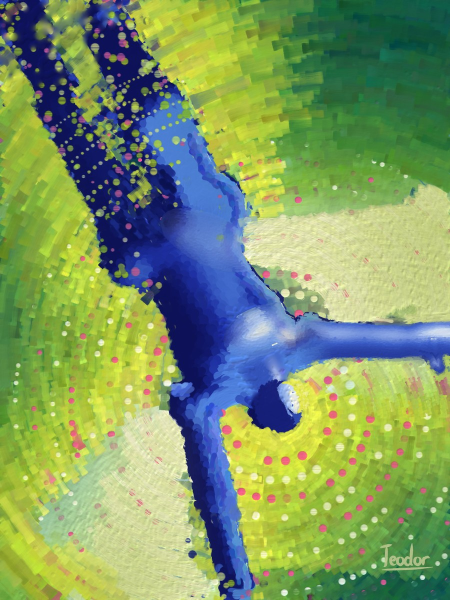
#> input picture rounds/14-the-field-turns-over/painting.jpg, 900 x 1200 px (shown at 1/2 size)
$ python compose.py ../painting.jpg ../painting.jpg 1.0 1.0
#> lines starting #> are read from the running program, lines starting #| are printed output that depends on the picture; after the words box and inside, x2 and y2 are one past the last pixel; in counts of white or black regions, pixels touching at a corner belong together
# schema L: field value gradient, snow-angel wings (pressed bright grass), short contact shadow, dot-rings
import numpy as np, sys, math
from PIL import Image, ImageDraw, ImageFilter
from scipy.ndimage import distance_transform_edt, binary_opening, binary_closing, gaussian_filter, binary_fill_holes
from scipy.spatial import ConvexHull
A=np.asarray(Image.open(sys.argv[1]).convert('RGB')).astype(float)/255; out=sys.argv[2]
H,W=A.shape[:2]; r,g,b=A[...,0],A[...,1],A[...,2]
#> after `H, W = A.shape[:2]`: H = 1200; W = 900
body=binary_opening((b>r+0.15)&(b>g+0.04),iterations=2); body=binary_fill_holes(binary_closing(body,iterations=3))
#> after `body = binary_opening((b > r + 0.15) & (b > g + 0.04), iterations=2)`:
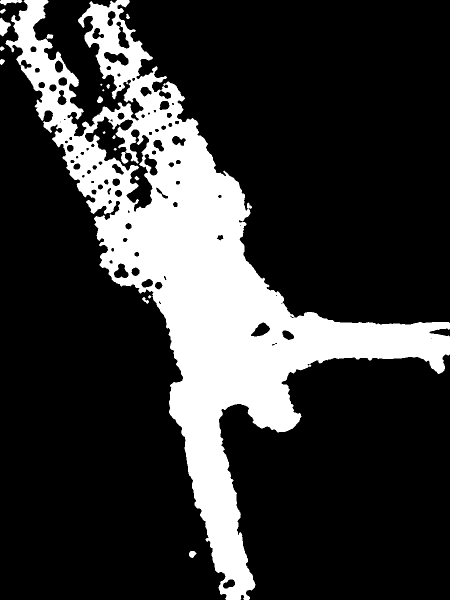
#> body: shape (1200, 900) bool (shown at 1/2 size); 21.7% white; 20 white regions (2 under 20 px), largest, box (x1, y1, x2, y2) and area: (11, 0, 900, 1200) 232586, (0, 35, 22, 73) 474, (0, 0, 45, 11) 284
#> after `body = binary_fill_holes(binary_closing(body, iterations=3))`: body: shape (1200, 900) bool; 23.6% white; 12 white regions (2 under 20 px), largest, box (x1, y1, x2, y2) and area: (11, 3, 897, 1197) 254239, (3, 36, 22, 73) 377, (378, 1102, 393, 1116) 149
ghost=binary_opening((r>g+0.25)&((r>b+0.15)|(b>g+0.25)) & ~body,iterations=2)
#> ghost: shape (1200, 900) bool; 0.81% white; 73 white regions (4 under 20 px), largest, box (x1, y1, x2, y2) and area: (141, 859, 170, 900) 528, (444, 851, 464, 869) 277, (595, 902, 614, 920) 260
yy,xx=np.mgrid[0:H,0:W]
# head centre (given) and torso
hx,hy=float(sys.argv[3]),float(sys.argv[4])
# wings: convex hull of ghost + nearby arms, per side (split by line through head along torso axis)
def hull_mask(m):
    pts=np.argwhere(m)[:, ::-1]
    if len(pts)<10: return np.zeros_like(m)
    hl=ConvexHull(pts); poly=[tuple(pts[i]) for i in hl.vertices]
    im=Image.new('L',(W,H),0); ImageDraw.Draw(im).polygon(poly,fill=255); return np.asarray(im)>0
side=(xx-hx)*0.55-(yy-hy)*0.83>0   # crude split
armzone=((xx-hx)**2+(yy-hy)**2)<520**2
wing=np.zeros((H,W),bool)
for s in (side,~side):
    m=(ghost|(body&armzone&(np.hypot(xx-hx,yy-hy)>120)))&s&armzone
    wing|=hull_mask(ghost&s|(m&binary_opening(m,iterations=6)))
#> this loop made 2 passes
#> pass 1, `m=(ghost|(body&armzone&(np.hypot(xx-hx,yy-hy)>120)))&s&armzone`:
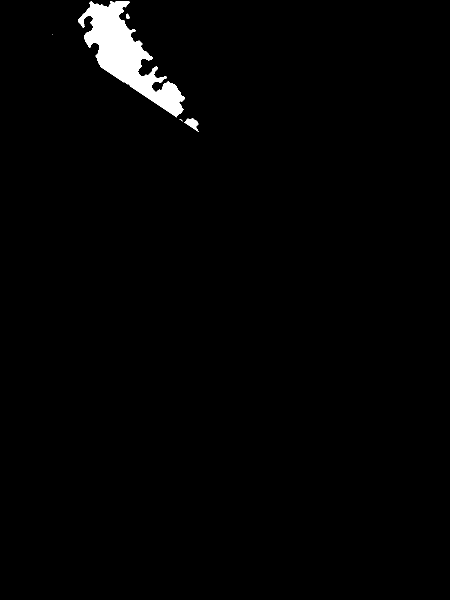
#> m: shape (1200, 900) bool (shown at 1/2 size); 1.6% white; 5 white regions (2 under 20 px), largest, box (x1, y1, x2, y2) and area: (156, 3, 370, 235) 17120, (368, 236, 398, 264) 374, (252, 27, 260, 38) 55
#> after the loop:
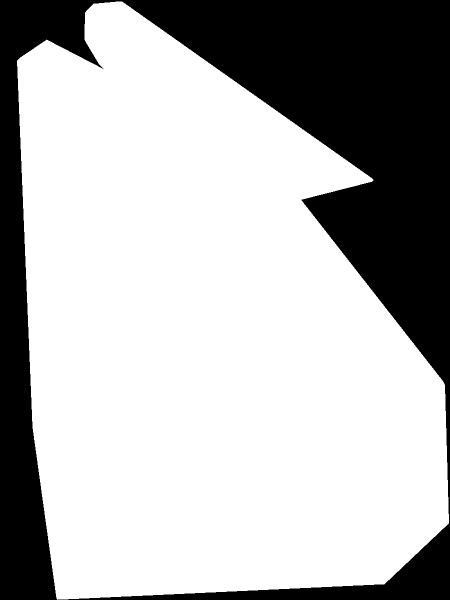
#> wing: shape (1200, 900) bool (shown at 1/2 size); 70.2% white; 1 black region, box (x1, y1, x2, y2) and area: (0, 0, 900, 1200) 321501
wing&=~body
#> wing: shape (1200, 900) bool; 47.7% white; 18 white regions (11 under 20 px), largest, box (x1, y1, x2, y2) and area: (34, 122, 451, 1200) 227719, (438, 714, 898, 1181) 169120, (238, 10, 795, 649) 106735
dout=distance_transform_edt(~body); din=distance_transform_edt(body)
dw=distance_transform_edt(~(body|(gaussian_filter(wing.astype(float),38)>0.45)|ghost))
# field: far = deep viridian, near = acid yellow-green, wing = pale lemon-white
far=(np.clip((dw-40)/380,0,1)**0.8)[...,None]
near=np.array([0.80,0.88,0.20]); deep=np.array([0.10,0.42,0.30])
F=near*(1-far)+deep*far
# grass flicker
rng=np.random.default_rng(7); n=gaussian_filter(rng.normal(0,1,(H,W)),6); F=F*(1+0.10*n[...,None])
wingglow=np.clip(gaussian_filter(wing.astype(float),38)*0.75+gaussian_filter(ghost.astype(float),7)*0.9,0,1)
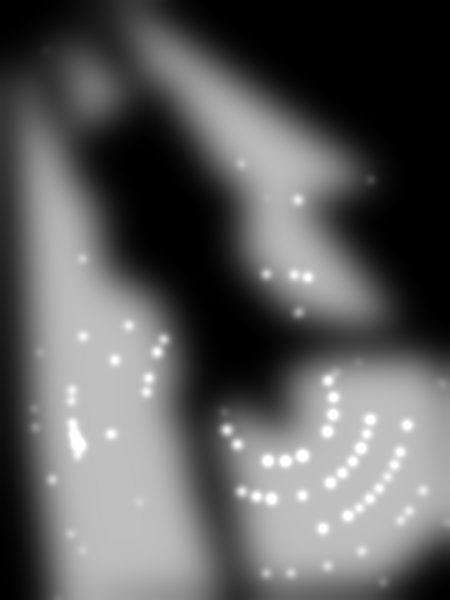
#> wingglow: shape (1200, 900) float64 (shown at 1/2 size); min 0, max 1, mean 0.365
wingcol=np.array([1.0,0.98,0.80])
F=F*(1-wingglow[...,None]*0.92)+wingcol*wingglow[...,None]*0.92
# halo of light close to the body edge (bleached grass), short
halo=np.exp(-dout/45)*(~body); F=F*(1-0.55*halo[...,None])+np.array([1,0.97,0.75])*0.55*halo[...,None]
# contact shadow: original shadow, only within 70 px of body, teal
lum=0.3*r+0.6*g+0.1*b; shadow=(lum<0.45)&~body&~ghost&(dout<70)&(dout>3)
#> after `lum = 0.3 * r + 0.6 * g + 0.1 * b`:
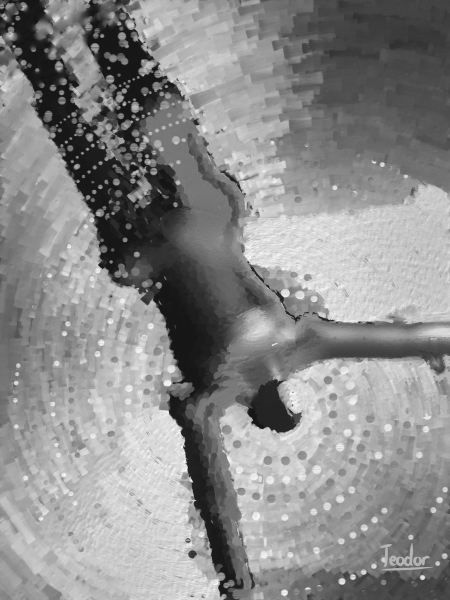
#> lum: shape (1200, 900) float64 (shown at 1/2 size); min 0.02, max 0.996, mean 0.549
#> after `shadow = (lum < 0.45) & ~body & ~ghost & (dout < 70) & (dout > 3)`: shadow: shape (1200, 900) bool; 0.56% white; 257 white regions (207 under 20 px), largest, box (x1, y1, x2, y2) and area: (77, 29, 137, 70) 695, (0, 98, 40, 133) 525, (10, 7, 49, 43) 522
sh=gaussian_filter(shadow.astype(float),3)*np.clip(1-dout/80,0,1)
F=F*(1-0.75*sh[...,None])+np.array([0.05,0.30,0.36])*0.75*sh[...,None]
# body: keep render, push cobalt; lit planes toward cerulean
B=A.copy(); bl=0.3*B[...,0]+0.6*B[...,1]+0.1*B[...,2]
cob=np.array([0.11,0.20,0.72]); cer=np.array([0.40,0.66,0.98]); dark=np.array([0.05,0.07,0.38])
t=np.clip((bl-0.18)/0.25,0,1)[...,None]
Bc=np.where(t<0.5, dark*(1-2*t)+cob*2*t, cob*(2-2*t)+cer*(2*t-1))
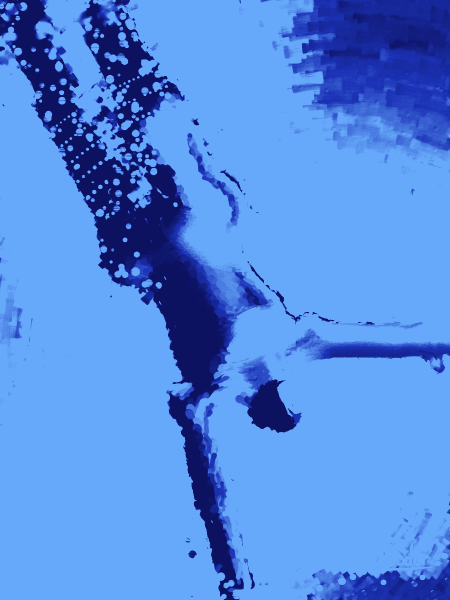
#> Bc: shape (1200, 900, 3) float64 (shown at 1/2 size); mean of channels 0, 1, 2 0.326, 0.538, 0.878; drawn as R, G, B
img=np.where(body[...,None],Bc,F)
im=Image.fromarray((np.clip(img,0,1)*255).astype(np.uint8)); d=ImageDraw.Draw(im)
# dot rings: rows along distance contours from body|wing
def ring_pts(dist,band,spacing,mask):
    cand=np.argwhere((np.abs(dist-band)<1.0)&mask); rng.shuffle(cand); pts=[]
    grid={}
    for y,x in cand:
        k=(x//spacing,y//spacing); ok=True
        for dx in (-1,0,1):
            for dy in (-1,0,1):
                for (px,py) in grid.get((k[0]+dx,k[1]+dy),[]):
                    if (px-x)**2+(py-y)**2<spacing**2: ok=False;break
                if not ok:break
            if not ok:break
        if ok: pts.append((x,y)); grid.setdefault(k,[]).append((x,y))
    return pts
calm=np.hypot(xx-1150,yy-80)>430   # upper-right corner rests
cols=[(255,92,150),(255,252,235),(255,92,150),(40,190,200),(255,252,235)]
for k,band in enumerate(range(30,470,46)):
    rad=max(3.5,13-k*1.0); sp=int(rad*5.2)
    for (x,y) in ring_pts(dw,band,sp,~body&calm):
        fade=1-band/560
        if rng.random()>fade+0.15: continue
        c=cols[k%len(cols)]; d.ellipse([x-rad,y-rad,x+rad,y+rad],fill=c)
# on the body: inward rows, lemon and rose, densest at edge
for k,band in enumerate(range(14,60,22)):
    rad=max(3.0,7-k*2); sp=int(rad*6)
    for (x,y) in ring_pts(din,band,sp,body):
        if rng.random()>1-k*0.22: continue
        c=(250,240,90) if k%2==0 else (255,120,170); d.ellipse([x-rad,y-rad,x+rad,y+rad],fill=c)
im.save(out); im.resize((450,600)).save('/tmp/schL_s.png')
#> after `im.save(out)`:
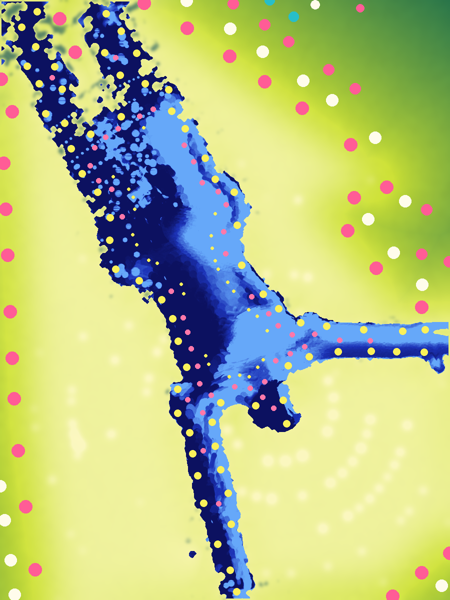
#> saved as schL_s.png: PIL image 450x600 RGB; mean R, G, B 179.9, 192.8, 134
np.save('/tmp/body_mask.npy',body); np.save('/tmp/wing_mask.npy',wing)
